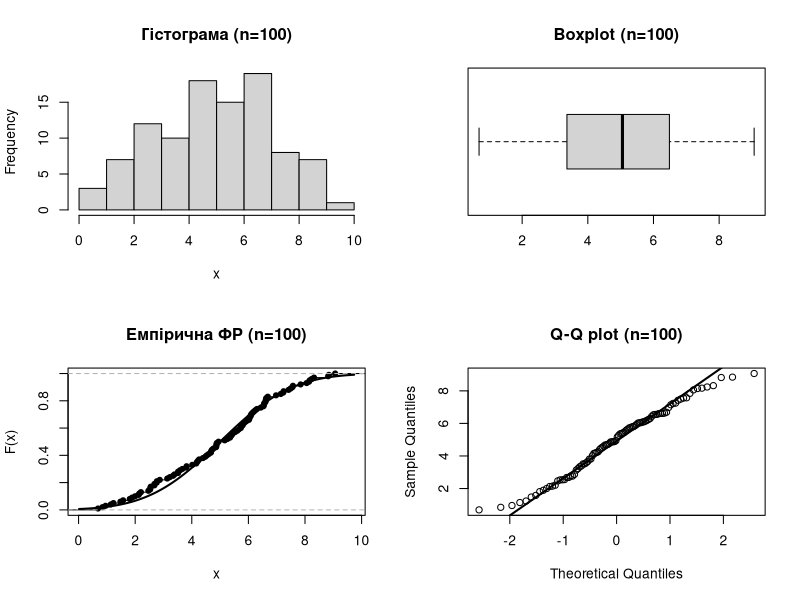
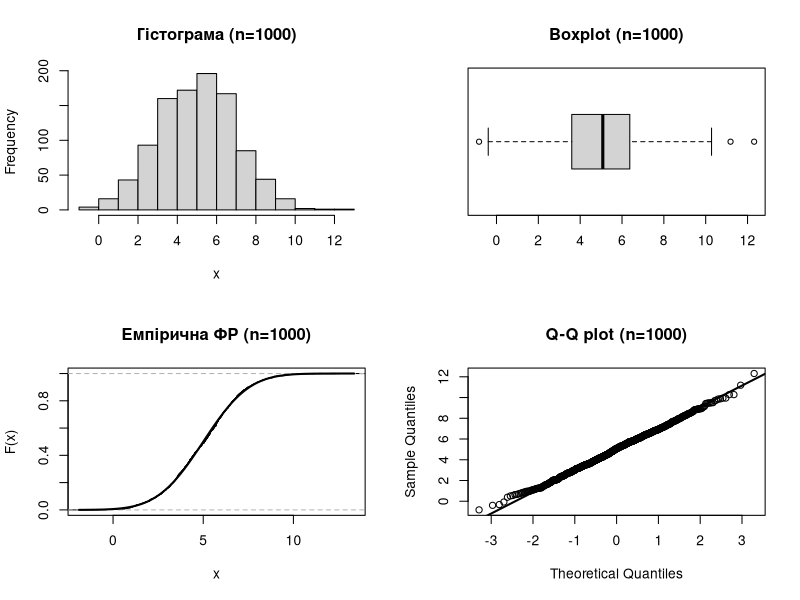

R code for these plots, in order:
## ---- chunk 1
knitr::opts_chunk$set(echo = TRUE, message = FALSE, warning = FALSE)
set.seed(20251213)  # фіксуємо генератор (щоб результат був відтворюваний)
## ---- chunk 2
a <- 5
sigma <- 2

theo_mean <- a
theo_var  <- sigma^2
theo_sd   <- sigma

c(theoretical_mean = theo_mean,
  theoretical_var = theo_var,
  theoretical_sd = theo_sd)
## ---- chunk 3
n1 <- 100
n2 <- 1000

X1 <- rnorm(n1, mean = a, sd = sigma)
X2 <- rnorm(n2, mean = a, sd = sigma)
## ---- chunk 4
cmoment <- function(x, k) {
  m <- mean(x)
  mean((x - m)^k)
}

skewness_ex <- function(x) {
  m3 <- cmoment(x, 3)
  s  <- sd(x)
  m3 / (s^3)
}

kurtosis_excess <- function(x) {
  m4 <- cmoment(x, 4)
  s  <- sd(x)
  m4 / (s^4) - 3
}

stats_pack <- function(x) {
  n <- length(x)
  m <- mean(x)
  v <- mean((x - m)^2)
  v_unb <- var(x) # R: виправлена дисперсія (n-1)
  data.frame(
    n = n,
    mean = m,
    median = median(x),
    var = v,
    var_unbiased = v_unb,
    sd = sqrt(v),
    sd_unbiased = sqrt(v_unb),
    IQR = IQR(x),
    skewness = skewness_ex(x),
    excess = kurtosis_excess(x)
  )
}
## ---- chunk 5
tab <- rbind(
  data.frame(
    sample = "Теоретично",
    n = NA,
    mean = theo_mean,
    median = NA,
    var = theo_var,
    var_unbiased = NA,
    sd = theo_sd,
    sd_unbiased = NA,
    IQR = NA,
    skewness = 0,
    excess = 0
  ),
  cbind(sample = "Вибірка", stats_pack(X1)),
  cbind(sample = "Вибірка", stats_pack(X2))
)

knitr::kable(tab, digits = 4, caption = "Порівняння теоретичних і вибіркових характеристик")
## ---- chunk 6
par(mfrow = c(2,2))

hist(X1, breaks = "Sturges", main = "Гістограма (n=100)", xlab = "x")
boxplot(X1, horizontal = TRUE, main = "Boxplot (n=100)")

plot(ecdf(X1), main = "Емпірична ФР (n=100)", xlab = "x", ylab = "F(x)")
curve(pnorm(x, mean = a, sd = sigma), add = TRUE, lwd = 2)

qqnorm(X1, main = "Q-Q plot (n=100)")
qqline(X1, lwd = 2)

par(mfrow = c(1,1))
## ---- chunk 7
par(mfrow = c(2,2))

hist(X2, breaks = "Sturges", main = "Гістограма (n=1000)", xlab = "x")
boxplot(X2, horizontal = TRUE, main = "Boxplot (n=1000)")

plot(ecdf(X2), main = "Емпірична ФР (n=1000)", xlab = "x", ylab = "F(x)")
curve(pnorm(x, mean = a, sd = sigma), add = TRUE, lwd = 2)

qqnorm(X2, main = "Q-Q plot (n=1000)")
qqline(X2, lwd = 2)

par(mfrow = c(1,1))
## ---- chunk 8
dir.create("data", showWarnings = FALSE)
write.csv(data.frame(X = X1), file = "data/lab3_sample_n100.csv", row.names = FALSE)
write.csv(data.frame(X = X2), file = "data/lab3_sample_n1000.csv", row.names = FALSE)
